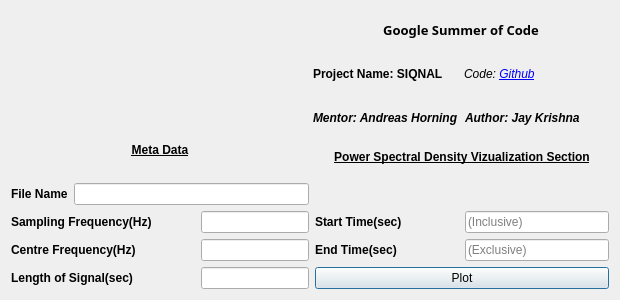
<?xml version="1.0" encoding="UTF-8"?>
<ui version="4.0">
 <class>Dialog</class>
 <widget class="QDialog" name="Dialog">
  <property name="geometry">
   <rect>
    <x>0</x>
    <y>0</y>
    <width>620</width>
    <height>300</height>
   </rect>
  </property>
  <property name="windowTitle">
   <string>Dialog</string>
  </property>
  <layout class="QVBoxLayout" name="verticalLayout_5">
   <item>
    <layout class="QVBoxLayout" name="verticalLayout_4">
     <item>
      <layout class="QHBoxLayout" name="horizontalLayout_3">
       <item>
        <widget class="QLabel" name="LogoDisplay">
         <property name="text">
          <string/>
         </property>
         <property name="alignment">
          <set>Qt::AlignCenter</set>
         </property>
        </widget>
       </item>
       <item>
        <layout class="QVBoxLayout" name="verticalLayout">
         <item>
          <widget class="QLabel" name="ProgramNameDisplay">
           <property name="font">
            <font>
             <family>Sans Serif</family>
             <pointsize>10</pointsize>
             <weight>75</weight>
             <bold>true</bold>
            </font>
           </property>
           <property name="text">
            <string>Google Summer of Code</string>
           </property>
           <property name="alignment">
            <set>Qt::AlignCenter</set>
           </property>
          </widget>
         </item>
         <item>
          <layout class="QHBoxLayout" name="horizontalLayout">
           <item>
            <widget class="QLabel" name="ProjectNameDisplay">
             <property name="font">
              <font>
               <weight>75</weight>
               <bold>true</bold>
              </font>
             </property>
             <property name="text">
              <string>Project Name: SIQNAL</string>
             </property>
            </widget>
           </item>
           <item>
            <widget class="QLabel" name="CodeNameDisplay">
             <property name="font">
              <font>
               <italic>true</italic>
              </font>
             </property>
             <property name="text">
              <string>Code: &lt;a href=&quot;https://github.com/aerospaceresearch/siqnal&quot;&gt;Github&lt;/a&gt;</string>
             </property>
            </widget>
           </item>
          </layout>
         </item>
         <item>
          <layout class="QHBoxLayout" name="horizontalLayout_2">
           <item>
            <widget class="QLabel" name="MentorNameDisplay">
             <property name="font">
              <font>
               <weight>75</weight>
               <italic>true</italic>
               <bold>true</bold>
              </font>
             </property>
             <property name="text">
              <string>Mentor: Andreas Horning</string>
             </property>
            </widget>
           </item>
           <item>
            <widget class="QLabel" name="AuthorNameDisplay">
             <property name="font">
              <font>
               <weight>75</weight>
               <italic>true</italic>
               <bold>true</bold>
              </font>
             </property>
             <property name="text">
              <string>Author: Jay Krishna</string>
             </property>
            </widget>
           </item>
          </layout>
         </item>
        </layout>
       </item>
      </layout>
     </item>
     <item>
      <layout class="QHBoxLayout" name="horizontalLayout_10">
       <item>
        <layout class="QVBoxLayout" name="verticalLayout_2">
         <item>
          <widget class="QLabel" name="MetaDisplay">
           <property name="font">
            <font>
             <weight>75</weight>
             <bold>true</bold>
             <underline>true</underline>
            </font>
           </property>
           <property name="text">
            <string>Meta Data</string>
           </property>
           <property name="alignment">
            <set>Qt::AlignCenter</set>
           </property>
          </widget>
         </item>
         <item>
          <widget class="QLabel" name="FileLogoDisplay">
           <property name="text">
            <string/>
           </property>
           <property name="alignment">
            <set>Qt::AlignCenter</set>
           </property>
          </widget>
         </item>
         <item>
          <layout class="QHBoxLayout" name="horizontalLayout_7">
           <item>
            <widget class="QLabel" name="FileNameLabel">
             <property name="font">
              <font>
               <weight>75</weight>
               <bold>true</bold>
              </font>
             </property>
             <property name="text">
              <string>File Name</string>
             </property>
            </widget>
           </item>
           <item>
            <widget class="QLineEdit" name="FileNameDisplay">
             <property name="readOnly">
              <bool>true</bool>
             </property>
            </widget>
           </item>
          </layout>
         </item>
         <item>
          <layout class="QHBoxLayout" name="horizontalLayout_4">
           <item>
            <widget class="QLabel" name="SampleFreqLabel">
             <property name="font">
              <font>
               <weight>75</weight>
               <bold>true</bold>
              </font>
             </property>
             <property name="text">
              <string>Sampling Frequency(Hz)</string>
             </property>
            </widget>
           </item>
           <item>
            <widget class="QLineEdit" name="SampleFreqDisplay">
             <property name="sizePolicy">
              <sizepolicy hsizetype="Fixed" vsizetype="Fixed">
               <horstretch>0</horstretch>
               <verstretch>0</verstretch>
              </sizepolicy>
             </property>
             <property name="readOnly">
              <bool>true</bool>
             </property>
            </widget>
           </item>
          </layout>
         </item>
         <item>
          <layout class="QHBoxLayout" name="horizontalLayout_5">
           <item>
            <widget class="QLabel" name="CentreFreqLabel">
             <property name="font">
              <font>
               <weight>75</weight>
               <bold>true</bold>
              </font>
             </property>
             <property name="text">
              <string>Centre Frequency(Hz)</string>
             </property>
            </widget>
           </item>
           <item>
            <widget class="QLineEdit" name="CentreFreqDisplay">
             <property name="sizePolicy">
              <sizepolicy hsizetype="Fixed" vsizetype="Fixed">
               <horstretch>0</horstretch>
               <verstretch>0</verstretch>
              </sizepolicy>
             </property>
             <property name="readOnly">
              <bool>true</bool>
             </property>
            </widget>
           </item>
          </layout>
         </item>
         <item>
          <layout class="QHBoxLayout" name="horizontalLayout_6">
           <item>
            <widget class="QLabel" name="LengthSIgnalLabel">
             <property name="font">
              <font>
               <weight>75</weight>
               <bold>true</bold>
              </font>
             </property>
             <property name="text">
              <string>Length of Signal(sec)</string>
             </property>
            </widget>
           </item>
           <item>
            <widget class="QLineEdit" name="TimeSignalDisplay">
             <property name="sizePolicy">
              <sizepolicy hsizetype="Fixed" vsizetype="Fixed">
               <horstretch>0</horstretch>
               <verstretch>0</verstretch>
              </sizepolicy>
             </property>
             <property name="readOnly">
              <bool>true</bool>
             </property>
            </widget>
           </item>
          </layout>
         </item>
        </layout>
       </item>
       <item>
        <layout class="QVBoxLayout" name="verticalLayout_3">
         <item>
          <widget class="QLabel" name="AnalysisDisplay">
           <property name="font">
            <font>
             <weight>75</weight>
             <bold>true</bold>
             <underline>true</underline>
            </font>
           </property>
           <property name="text">
            <string>Power Spectral Density Vizualization Section</string>
           </property>
           <property name="alignment">
            <set>Qt::AlignCenter</set>
           </property>
          </widget>
         </item>
         <item>
          <widget class="QLabel" name="DummyLabel">
           <property name="sizePolicy">
            <sizepolicy hsizetype="Fixed" vsizetype="Preferred">
             <horstretch>0</horstretch>
             <verstretch>0</verstretch>
            </sizepolicy>
           </property>
           <property name="minimumSize">
            <size>
             <width>294</width>
             <height>0</height>
            </size>
           </property>
           <property name="text">
            <string/>
           </property>
          </widget>
         </item>
         <item>
          <layout class="QHBoxLayout" name="horizontalLayout_9">
           <item>
            <widget class="QLabel" name="StartTimeLabel">
             <property name="font">
              <font>
               <weight>75</weight>
               <bold>true</bold>
              </font>
             </property>
             <property name="text">
              <string>Start Time(sec)</string>
             </property>
            </widget>
           </item>
           <item>
            <widget class="QLineEdit" name="StartTimeInput">
             <property name="sizePolicy">
              <sizepolicy hsizetype="Preferred" vsizetype="Fixed">
               <horstretch>0</horstretch>
               <verstretch>0</verstretch>
              </sizepolicy>
             </property>
             <property name="placeholderText">
              <string>(Inclusive)</string>
             </property>
            </widget>
           </item>
          </layout>
         </item>
         <item>
          <layout class="QHBoxLayout" name="horizontalLayout_8">
           <item>
            <widget class="QLabel" name="EndTimeLabel">
             <property name="font">
              <font>
               <weight>75</weight>
               <bold>true</bold>
              </font>
             </property>
             <property name="text">
              <string>End Time(sec)</string>
             </property>
            </widget>
           </item>
           <item>
            <widget class="QLineEdit" name="EndTimeInput">
             <property name="sizePolicy">
              <sizepolicy hsizetype="Preferred" vsizetype="Fixed">
               <horstretch>0</horstretch>
               <verstretch>0</verstretch>
              </sizepolicy>
             </property>
             <property name="placeholderText">
              <string>(Exclusive)</string>
             </property>
            </widget>
           </item>
          </layout>
         </item>
         <item>
          <widget class="QPushButton" name="ActionButton">
           <property name="text">
            <string>Plot</string>
           </property>
          </widget>
         </item>
        </layout>
       </item>
      </layout>
     </item>
    </layout>
   </item>
  </layout>
 </widget>
 <resources/>
 <connections/>
</ui>
